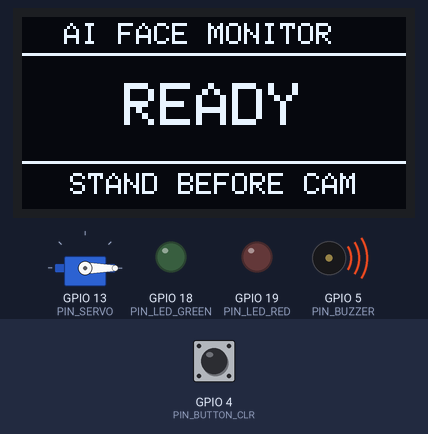
A sketch run on a simulated ESP32. Shown: servo, 128×64 one-colour display, output pins drawn as LEDs (lit = HIGH), buzzer (waves = sounding, pin HIGH). The test bench sets the inputs (shaded band); at power-on: GPIO 4 (PIN_BUTTON_CLR) HIGH. WiFi joins after 1.5 s; servers stay silent unless stated; uploads are accepted with an empty reply; what the sketch prints to the serial monitor is not drawn.

Above: at 2.2 s.
At 3.4 s:
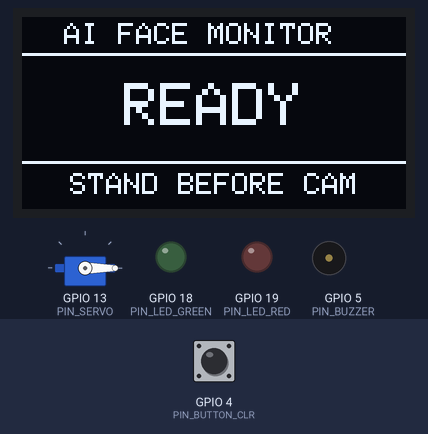
3.5 s: GPIO 4 (PIN_BUTTON_CLR) pulled LOW for 0.15 s
At 4.8 s:
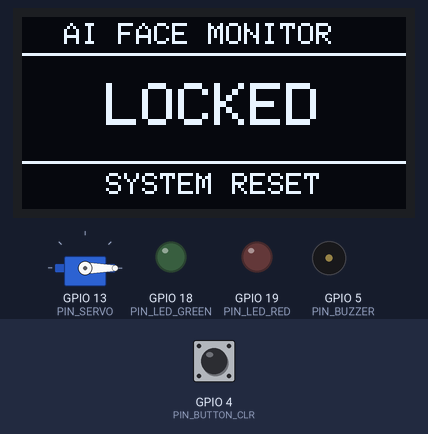
Timing chart, 0 to 6.5 s (numbered marks = the images above; inputs shaded):
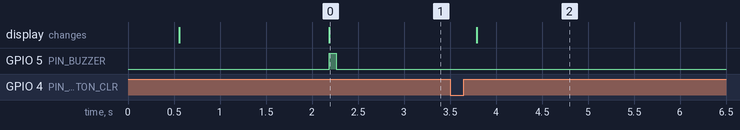

Measured:
- after the input at 3.5 s, the display: changes after 0.29 s (image 2)

The sketch:

esp32_face_monitor.ino
```cpp
/*
 ==============================================================================
  AI + IoT Final Project: Face Recognition Access & Security Monitor (ESP32)
  Course: AI + IoT Final Week - AUCA Software Innovation Center
 ==============================================================================
  Hardware Components:
  - ESP32 Development Board
  - 0.96" I2C OLED Display (SSD1306 128x64)
  - 1x Green LED (Authorized Face indicator) + 220 Ohm resistor
  - 1x Red LED (Intruder Alert indicator) + 220 Ohm resistor
  - 1x Active Buzzer (Security Alert siren & Welcome beep)
  - 1x SG90 Micro Servo (Door lock mechanism: 0° Locked, 90° Open)
  - 1x Push Button (Manual Reset / Door Lock button)

  Pinout Wiring:
  - OLED Display:
      VCC -> 3.3V
      GND -> GND
      SCL -> GPIO 22
      SDA -> GPIO 21
  - Green LED:
      Anode (+) -> GPIO 18 -> [220R Resistor] -> LED -> Cathode (-) -> GND
  - Red LED:
      Anode (+) -> GPIO 19 -> [220R Resistor] -> LED -> Cathode (-) -> GND
  - Active Buzzer:
      Positive (+) -> GPIO 5
      Negative (-) -> GND
  - SG90 Servo:
      Signal (Orange/Yellow) -> GPIO 13
      VCC (Red)              -> 5V (or 3.3V)
      GND (Brown)            -> GND
  - Reset Push Button:
      One leg -> GPIO 4
      Other leg -> GND (Uses internal INPUT_PULLUP)
 ==============================================================================
*/

#include <WiFi.h>
#include <HTTPClient.h>
#include <Wire.h>
#include <Adafruit_GFX.h>
#include <Adafruit_SSD1306.h>
#include <ArduinoJson.h>
#include <ESP32Servo.h>

// ---------------------------------------------------------------------------
// Network Configuration
// (Connect ESP32 to phone hotspot or laptop mobile hotspot)
// ---------------------------------------------------------------------------
const char* WIFI_SSID     = "YOUR_WIFI_SSID";
const char* WIFI_PASSWORD = "YOUR_WIFI_PASSWORD";

// Laptop IP address from `ipconfig` (running server.py on port 8000)
const char* BACKEND_HOST = "http://192.168.1.100:8000";

// ---------------------------------------------------------------------------
// Pin Definitions
// ---------------------------------------------------------------------------
#define PIN_LED_GREEN  18
#define PIN_LED_RED    19
#define PIN_BUZZER     5
#define PIN_SERVO      13
#define PIN_BUTTON_CLR 4

// ---------------------------------------------------------------------------
// OLED Display Setup (I2C SSD1306 128x64)
// ---------------------------------------------------------------------------
#define SCREEN_WIDTH  128
#define SCREEN_HEIGHT 64
#define OLED_RESET    -1
Adafruit_SSD1306 display(SCREEN_WIDTH, SCREEN_HEIGHT, &Wire, OLED_RESET);

// ---------------------------------------------------------------------------
// Actuators
// ---------------------------------------------------------------------------
Servo doorServo;
const int SERVO_LOCKED = 0;    // 0 degrees = Closed door
const int SERVO_OPEN   = 90;   // 90 degrees = Open door

// ---------------------------------------------------------------------------
// Tracking State
// ---------------------------------------------------------------------------
String lastName = "--";
String lastStatus = "idle";
bool lastDoorOpen = false;
unsigned long lastPollTime = 0;
const unsigned long POLL_INTERVAL_MS = 350; // Poll backend every 350ms

void showOledScreen(const String& mainText, const String& subText, bool isAlert) {
  display.clearDisplay();
  display.setTextColor(SSD1306_WHITE);

  // Top Title Bar
  display.setTextSize(1);
  display.setCursor(14, 2);
  display.print("AI FACE MONITOR");
  display.drawLine(0, 12, SCREEN_WIDTH, 12, SSD1306_WHITE);

  // Main Display (Name or Alert)
  display.setTextSize(2);
  int16_t x1, y1;
  uint16_t w, h;
  display.getTextBounds(mainText, 0, 0, &x1, &y1, &w, &h);
  int cursorX = max(0, (SCREEN_WIDTH - (int)w) / 2);
  display.setCursor(cursorX, 22);
  display.print(mainText);

  // Subtitle / Status
  display.drawLine(0, 48, SCREEN_WIDTH, 48, SSD1306_WHITE);
  display.setTextSize(1);
  display.getTextBounds(subText, 0, 0, &x1, &y1, &w, &h);
  int subX = max(0, (SCREEN_WIDTH - (int)w) / 2);
  display.setCursor(subX, 52);
  display.print(subText);

  display.display();
}

void setup() {
  Serial.begin(115200);
  delay(500);
  Serial.println("\n--- Initializing AI Face Recognition Monitor (ESP32) ---");

  // Configure Pins
  pinMode(PIN_LED_GREEN, OUTPUT);
  pinMode(PIN_LED_RED, OUTPUT);
  pinMode(PIN_BUZZER, OUTPUT);
  pinMode(PIN_BUTTON_CLR, INPUT_PULLUP);

  digitalWrite(PIN_LED_GREEN, LOW);
  digitalWrite(PIN_LED_RED, LOW);
  digitalWrite(PIN_BUZZER, LOW);

  // Attach Servo
  doorServo.attach(PIN_SERVO);
  doorServo.write(SERVO_LOCKED);

  // Initialize I2C OLED
  Wire.begin(21, 22); // SDA = 21, SCL = 22
  if (!display.begin(SSD1306_SWITCHCAPVCC, 0x3C)) {
    Serial.println("SSD1306 OLED initialization failed!");
  } else {
    showOledScreen("STARTING", "CONNECTING WIFI", false);
  }

  // Connect to Wi-Fi
  WiFi.mode(WIFI_STA);
  WiFi.begin(WIFI_SSID, WIFI_PASSWORD);
  Serial.print("Connecting to WiFi: ");
  Serial.println(WIFI_SSID);

  int retries = 0;
  while (WiFi.status() != WL_CONNECTED && retries < 25) {
    delay(400);
    Serial.print(".");
    retries++;
  }

  if (WiFi.status() == WL_CONNECTED) {
    Serial.println("\nWiFi Connected! IP Address: ");
    Serial.println(WiFi.localIP());
    showOledScreen("READY", "STAND BEFORE CAM", false);
    // Short boot chirp
    digitalWrite(PIN_BUZZER, HIGH);
    delay(80);
    digitalWrite(PIN_BUZZER, LOW);
  } else {
    Serial.println("\nWiFi Connection Failed! Check SSID/Password.");
    showOledScreen("NO WIFI", "CHECK CREDENTIALS", true);
  }
}

void handleClearButton() {
  // Push button pulls pin to LOW when pressed
  if (digitalRead(PIN_BUTTON_CLR) == LOW) {
    delay(50); // debounce
    if (digitalRead(PIN_BUTTON_CLR) == LOW) {
      Serial.println(">> [PHYSICAL BUTTON PRESSED] Resetting state to Cloud...");
      if (WiFi.status() == WL_CONNECTED) {
        HTTPClient http;
        String url = String(BACKEND_HOST) + "/clear";
        http.begin(url);
        http.addHeader("Content-Type", "application/json");
        int code = http.POST("{}");
        Serial.printf("POST /clear response code: %d\n", code);
        http.end();
      }

      // Local immediate reset
      digitalWrite(PIN_LED_GREEN, LOW);
      digitalWrite(PIN_LED_RED, LOW);
      digitalWrite(PIN_BUZZER, LOW);
      doorServo.write(SERVO_LOCKED);
      showOledScreen("LOCKED", "SYSTEM RESET", false);

      while (digitalRead(PIN_BUTTON_CLR) == LOW) {
        delay(10);
      }
    }
  }
}

void pollBackendState() {
  if (WiFi.status() != WL_CONNECTED) return;

  HTTPClient http;
  String url = String(BACKEND_HOST) + "/state";
  http.begin(url);
  http.setTimeout(1200);

  int httpCode = http.GET();
  if (httpCode == HTTP_CODE_OK) {
    String payload = http.getString();
    StaticJsonDocument<1024> doc;
    DeserializationError error = deserializeJson(doc, payload);

    if (!error) {
      String name = doc["name"] | "--";
      String status = doc["status"] | "idle";
      float confidence = doc["confidence"] | 0.0;
      bool doorOpen = doc["door_open"] | false;
      int ledG = doc["led_green"] | 0;
      int ledR = doc["led_red"] | 0;
      int buzz = doc["buzzer"] | 0;

      // Update Actuators
      digitalWrite(PIN_LED_GREEN, ledG ? HIGH : LOW);
      digitalWrite(PIN_LED_RED,   ledR ? HIGH : LOW);
      doorServo.write(doorOpen ? SERVO_OPEN : SERVO_LOCKED);

      // Handle Buzzer sound
      if (buzz) {
        // Intermittent security alert buzz
        digitalWrite(PIN_BUZZER, (millis() / 200) % 2 == 0 ? HIGH : LOW);
      } else {
        digitalWrite(PIN_BUZZER, LOW);
      }

      // Update OLED Display when state transitions
      if (name != lastName || status != lastStatus || doorOpen != lastDoorOpen) {
        lastName = name;
        lastStatus = status;
        lastDoorOpen = doorOpen;

        if (status == "authorized") {
          String sub = "WELCOME (" + String((int)(confidence * 100)) + "%)";
          showOledScreen(name, sub, false);
          // Welcome chirp
          digitalWrite(PIN_BUZZER, HIGH);
          delay(120);
          digitalWrite(PIN_BUZZER, LOW);
        } else if (status == "alert") {
          showOledScreen("ALERT!", "ACCESS DENIED", true);
        } else if (status == "cleared") {
          showOledScreen("RESET", "DOOR LOCKED", false);
        } else {
          showOledScreen("SCANNING", "LOOK AT CAMERA", false);
        }
      }
    }
  } else {
    Serial.printf("HTTP GET failed with code: %d\n", httpCode);
  }
  http.end();
}

void loop() {
  handleClearButton();

  unsigned long currentMillis = millis();
  if (currentMillis - lastPollTime >= POLL_INTERVAL_MS) {
    lastPollTime = currentMillis;
    pollBackendState();
  }
}
```
